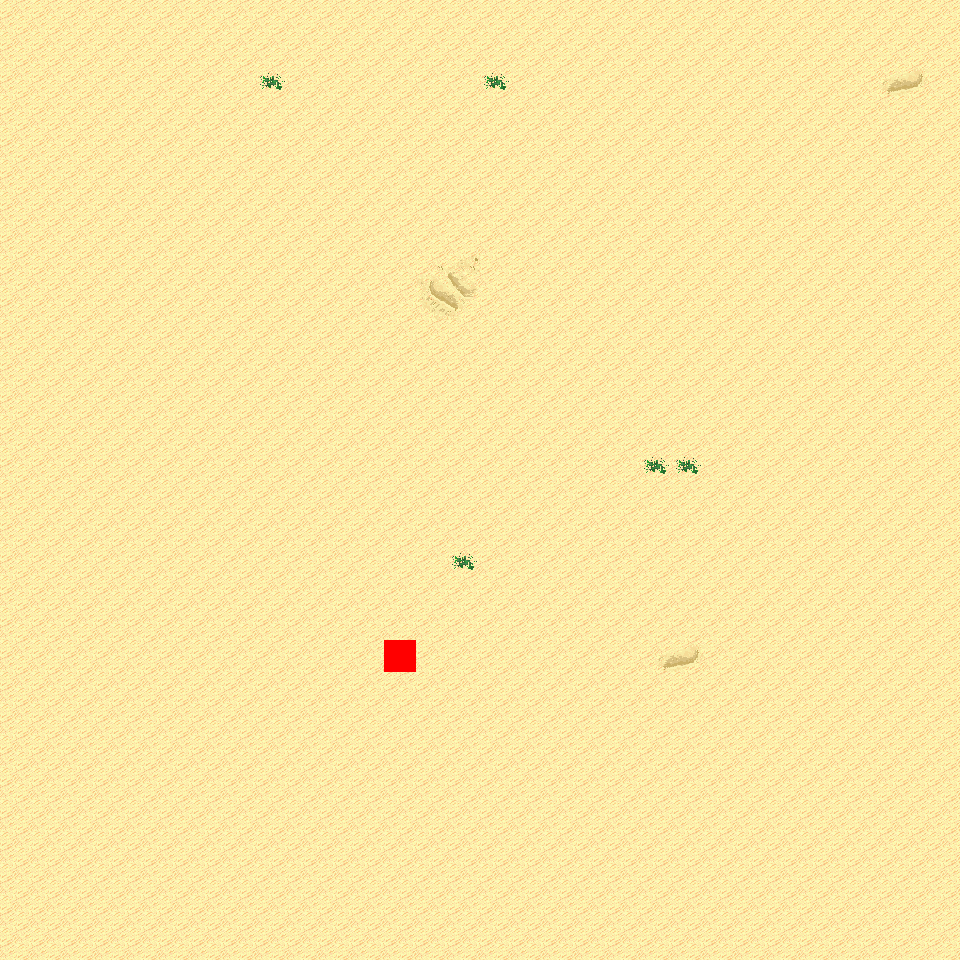

A level layout from a 2D game, rendered from its tile map. Below: a short description, then the map file with tile-grid data replaced by summaries:
An orthogonal 30x30 tile map with 32x32 px tiles, 6 tile layers (Ground, Object, Object2, Above, ...), 8 tilesets and 3 objects (3x mapExit).

<map version="1.0" orientation="orthogonal" renderorder="right-down" width="30" height="30" tilewidth="32" tileheight="32" nextobjectid="4">
  <tileset firstgid="1" name="tileset_logic_collision" tilewidth="32" tileheight="32" tilecount="1" columns="1">
    <image source="../drawable/tileset_logic_collision.png" width="32" height="32" />
  </tileset>
  <tileset firstgid="2" name="tileset_ground_ground" tilewidth="32" tileheight="32" tilecount="33" columns="3">
    <image source="../drawable/tileset_ground_ground.png" width="96" height="352" />
  </tileset>
  <tileset firstgid="35" name="tileset_ground_ridge_earth_pale" tilewidth="32" tileheight="32" tilecount="96" columns="12">
    <image source="../drawable/tileset_ground_ridge_earth_pale.png" width="384" height="256" />
  </tileset>
  <tileset firstgid="131" name="tileset_ground_ridge_earth_dark" tilewidth="32" tileheight="32" tilecount="96" columns="12">
    <image source="../drawable/tileset_ground_ridge_earth_dark.png" width="384" height="256" />
  </tileset>
  <tileset firstgid="227" name="tileset_terrain_desert" tilewidth="32" tileheight="32" tilecount="88" columns="8">
    <image source="../drawable/tileset_terrain_desert.png" width="256" height="352" />
  </tileset>
  <tileset firstgid="315" name="tileset_plant_tree_tree_darkgreen" tilewidth="32" tileheight="32" tilecount="88" columns="8">
    <image source="../drawable/tileset_plant_tree_tree_darkgreen.png" width="256" height="352" />
  </tileset>
  <tileset firstgid="403" name="tileset_plant_cactus_2" tilewidth="32" tileheight="32" tilecount="10" columns="5">
    <image source="../drawable/tileset_plant_cactus_2.png" width="160" height="64" />
  </tileset>
  <tileset firstgid="413" name="tileset_ground_sand_2" tilewidth="32" tileheight="32" tilecount="15" columns="5">
    <image source="../drawable/tileset_ground_sand_2.png" width="160" height="96" />
  </tileset>
  <layer name="Ground" width="30" height="30">
    <data>[900 cells, 900 non-empty, 9 distinct tile ids]</data>
  </layer>
  <layer name="Object" width="30" height="30">
    <data>[900 cells, 0 non-empty, 0 distinct tile ids]</data>
  </layer>
  <layer name="Object2" width="30" height="30">
    <data>[900 cells, 0 non-empty, 0 distinct tile ids]</data>
  </layer>
  <layer name="Above" width="30" height="30">
    <data>[900 cells, 0 non-empty, 0 distinct tile ids]</data>
  </layer>
  <layer name="Above2" width="30" height="30">
    <data>[900 cells, 0 non-empty, 0 distinct tile ids]</data>
  </layer>
  <layer name="Walkable" width="30" height="30">
    <data>[900 cells, 1 non-empty, 1 distinct tile ids]</data>
  </layer>
  <objectgroup name="MapEvents">
    <object id="1" name="north" type="mapExit" x="0" y="0" width="960" height="32">
      <properties>
        <property name="map" value="level_0_x17_y145" />
        <property name="x" value="0" />
        <property name="y" value="28" />
      </properties>
    </object>
    <object id="2" name="south" type="mapExit" x="0" y="928" width="960" height="32">
      <properties>
        <property name="map" value="level_0_x17_y147" />
        <property name="x" value="0" />
        <property name="y" value="1" />
      </properties>
    </object>
    <object id="3" name="east" type="mapExit" x="928" y="0" width="32" height="960">
      <properties>
        <property name="map" value="level_0_x18_y146" />
        <property name="x" value="1" />
        <property name="y" value="0" />
      </properties>
    </object>
  </objectgroup>
</map>
